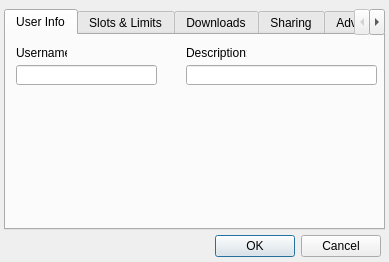
<?xml version="1.0" encoding="UTF-8"?>
<ui version="4.0">
 <class>SettingsWindow</class>
 <widget class="QDialog" name="SettingsWindow">
  <property name="geometry">
   <rect>
    <x>0</x>
    <y>0</y>
    <width>389</width>
    <height>262</height>
   </rect>
  </property>
  <property name="sizePolicy">
   <sizepolicy hsizetype="Fixed" vsizetype="Fixed">
    <horstretch>0</horstretch>
    <verstretch>0</verstretch>
   </sizepolicy>
  </property>
  <property name="windowTitle">
   <string>Settings</string>
  </property>
  <property name="windowIcon">
   <iconset resource="../resource.qrc">
    <normaloff>:/icons/res/main_icon.ico</normaloff>:/icons/res/main_icon.ico</iconset>
  </property>
  <property name="modal">
   <bool>true</bool>
  </property>
  <widget class="QTabWidget" name="tabWidget">
   <property name="geometry">
    <rect>
     <x>4</x>
     <y>9</y>
     <width>381</width>
     <height>221</height>
    </rect>
   </property>
   <property name="currentIndex">
    <number>0</number>
   </property>
   <widget class="QWidget" name="tabUser">
    <attribute name="title">
     <string>User Info</string>
    </attribute>
    <widget class="QLabel" name="label">
     <property name="geometry">
      <rect>
       <x>10</x>
       <y>10</y>
       <width>51</width>
       <height>16</height>
      </rect>
     </property>
     <property name="text">
      <string>Username:</string>
     </property>
    </widget>
    <widget class="QLineEdit" name="usernameEdit">
     <property name="geometry">
      <rect>
       <x>10</x>
       <y>30</y>
       <width>141</width>
       <height>20</height>
      </rect>
     </property>
     <property name="text">
      <string/>
     </property>
    </widget>
    <widget class="QLabel" name="label_2">
     <property name="geometry">
      <rect>
       <x>180</x>
       <y>10</y>
       <width>61</width>
       <height>16</height>
      </rect>
     </property>
     <property name="text">
      <string>Description:</string>
     </property>
    </widget>
    <widget class="QLineEdit" name="descriptionEdit">
     <property name="geometry">
      <rect>
       <x>180</x>
       <y>30</y>
       <width>191</width>
       <height>20</height>
      </rect>
     </property>
     <property name="text">
      <string/>
     </property>
    </widget>
   </widget>
   <widget class="QWidget" name="tabSlotLimit">
    <attribute name="title">
     <string>Slots &amp;&amp; Limits</string>
    </attribute>
    <widget class="QGroupBox" name="groupBox">
     <property name="geometry">
      <rect>
       <x>10</x>
       <y>10</y>
       <width>171</width>
       <height>181</height>
      </rect>
     </property>
     <property name="title">
      <string>Slot Limits</string>
     </property>
     <widget class="QLabel" name="label_3">
      <property name="geometry">
       <rect>
        <x>10</x>
        <y>30</y>
        <width>46</width>
        <height>13</height>
       </rect>
      </property>
      <property name="text">
       <string>Upload</string>
      </property>
     </widget>
     <widget class="QLabel" name="label_4">
      <property name="geometry">
       <rect>
        <x>10</x>
        <y>100</y>
        <width>51</width>
        <height>16</height>
       </rect>
      </property>
      <property name="text">
       <string>Download</string>
      </property>
     </widget>
     <widget class="QSlider" name="uploadSlotSlider">
      <property name="geometry">
       <rect>
        <x>10</x>
        <y>50</y>
        <width>151</width>
        <height>16</height>
       </rect>
      </property>
      <property name="minimum">
       <number>1</number>
      </property>
      <property name="maximum">
       <number>20</number>
      </property>
      <property name="orientation">
       <enum>Qt::Horizontal</enum>
      </property>
     </widget>
     <widget class="QSlider" name="downloadSlotSlider">
      <property name="geometry">
       <rect>
        <x>10</x>
        <y>120</y>
        <width>151</width>
        <height>16</height>
       </rect>
      </property>
      <property name="minimum">
       <number>1</number>
      </property>
      <property name="maximum">
       <number>20</number>
      </property>
      <property name="orientation">
       <enum>Qt::Horizontal</enum>
      </property>
     </widget>
     <widget class="QLCDNumber" name="uploadSlotLCD">
      <property name="geometry">
       <rect>
        <x>100</x>
        <y>70</y>
        <width>64</width>
        <height>20</height>
       </rect>
      </property>
      <property name="frameShape">
       <enum>QFrame::Panel</enum>
      </property>
      <property name="frameShadow">
       <enum>QFrame::Sunken</enum>
      </property>
      <property name="smallDecimalPoint">
       <bool>true</bool>
      </property>
      <property name="segmentStyle">
       <enum>QLCDNumber::Flat</enum>
      </property>
     </widget>
     <widget class="QLCDNumber" name="downloadSlotLCD">
      <property name="geometry">
       <rect>
        <x>100</x>
        <y>140</y>
        <width>64</width>
        <height>20</height>
       </rect>
      </property>
      <property name="frameShape">
       <enum>QFrame::Panel</enum>
      </property>
      <property name="frameShadow">
       <enum>QFrame::Sunken</enum>
      </property>
      <property name="smallDecimalPoint">
       <bool>true</bool>
      </property>
      <property name="segmentStyle">
       <enum>QLCDNumber::Flat</enum>
      </property>
     </widget>
    </widget>
    <widget class="QGroupBox" name="groupBox_2">
     <property name="geometry">
      <rect>
       <x>200</x>
       <y>10</y>
       <width>171</width>
       <height>181</height>
      </rect>
     </property>
     <property name="title">
      <string>Speed Limits</string>
     </property>
     <widget class="QLabel" name="label_5">
      <property name="geometry">
       <rect>
        <x>10</x>
        <y>100</y>
        <width>91</width>
        <height>16</height>
       </rect>
      </property>
      <property name="text">
       <string>Download (mbps)</string>
      </property>
     </widget>
     <widget class="QLabel" name="label_6">
      <property name="geometry">
       <rect>
        <x>10</x>
        <y>30</y>
        <width>71</width>
        <height>16</height>
       </rect>
      </property>
      <property name="text">
       <string>Upload (mbps)</string>
      </property>
     </widget>
     <widget class="QSlider" name="uploadSpeedSlider">
      <property name="geometry">
       <rect>
        <x>10</x>
        <y>50</y>
        <width>151</width>
        <height>16</height>
       </rect>
      </property>
      <property name="minimum">
       <number>1</number>
      </property>
      <property name="maximum">
       <number>1000</number>
      </property>
      <property name="singleStep">
       <number>25</number>
      </property>
      <property name="pageStep">
       <number>100</number>
      </property>
      <property name="orientation">
       <enum>Qt::Horizontal</enum>
      </property>
     </widget>
     <widget class="QSlider" name="downloadSpeedSlider">
      <property name="geometry">
       <rect>
        <x>10</x>
        <y>120</y>
        <width>151</width>
        <height>16</height>
       </rect>
      </property>
      <property name="minimum">
       <number>1</number>
      </property>
      <property name="maximum">
       <number>1000</number>
      </property>
      <property name="singleStep">
       <number>25</number>
      </property>
      <property name="pageStep">
       <number>100</number>
      </property>
      <property name="orientation">
       <enum>Qt::Horizontal</enum>
      </property>
     </widget>
     <widget class="QLCDNumber" name="uploadSpeedLCD">
      <property name="geometry">
       <rect>
        <x>100</x>
        <y>70</y>
        <width>64</width>
        <height>20</height>
       </rect>
      </property>
      <property name="font">
       <font>
        <kerning>true</kerning>
       </font>
      </property>
      <property name="frameShape">
       <enum>QFrame::Panel</enum>
      </property>
      <property name="frameShadow">
       <enum>QFrame::Sunken</enum>
      </property>
      <property name="smallDecimalPoint">
       <bool>true</bool>
      </property>
      <property name="segmentStyle">
       <enum>QLCDNumber::Flat</enum>
      </property>
     </widget>
     <widget class="QLCDNumber" name="downloadSpeedLCD">
      <property name="geometry">
       <rect>
        <x>100</x>
        <y>140</y>
        <width>64</width>
        <height>20</height>
       </rect>
      </property>
      <property name="frameShape">
       <enum>QFrame::Panel</enum>
      </property>
      <property name="frameShadow">
       <enum>QFrame::Sunken</enum>
      </property>
      <property name="smallDecimalPoint">
       <bool>true</bool>
      </property>
      <property name="segmentStyle">
       <enum>QLCDNumber::Flat</enum>
      </property>
     </widget>
    </widget>
   </widget>
   <widget class="QWidget" name="tabDownloads">
    <attribute name="title">
     <string>Downloads</string>
    </attribute>
    <widget class="QLabel" name="label_7">
     <property name="geometry">
      <rect>
       <x>10</x>
       <y>20</y>
       <width>141</width>
       <height>16</height>
      </rect>
     </property>
     <property name="text">
      <string>Default Download Directory:</string>
     </property>
    </widget>
    <widget class="QLineEdit" name="defaultDownloadPathEdit">
     <property name="geometry">
      <rect>
       <x>10</x>
       <y>40</y>
       <width>331</width>
       <height>20</height>
      </rect>
     </property>
    </widget>
    <widget class="QPushButton" name="defaultDownloadBrowseBtn">
     <property name="geometry">
      <rect>
       <x>340</x>
       <y>40</y>
       <width>31</width>
       <height>23</height>
      </rect>
     </property>
     <property name="text">
      <string>...</string>
     </property>
    </widget>
    <widget class="QGroupBox" name="groupBox_5">
     <property name="geometry">
      <rect>
       <x>200</x>
       <y>80</y>
       <width>171</width>
       <height>111</height>
      </rect>
     </property>
     <property name="title">
      <string>AntiVirus Integration</string>
     </property>
     <widget class="QCheckBox" name="enableAVIntCheck">
      <property name="geometry">
       <rect>
        <x>10</x>
        <y>20</y>
        <width>151</width>
        <height>18</height>
       </rect>
      </property>
      <property name="text">
       <string>Enable AV Integration</string>
      </property>
     </widget>
     <widget class="QFrame" name="avIntGroupFrame">
      <property name="geometry">
       <rect>
        <x>10</x>
        <y>40</y>
        <width>151</width>
        <height>61</height>
       </rect>
      </property>
      <property name="frameShape">
       <enum>QFrame::NoFrame</enum>
      </property>
      <property name="frameShadow">
       <enum>QFrame::Plain</enum>
      </property>
      <widget class="QLabel" name="label_9">
       <property name="geometry">
        <rect>
         <x>0</x>
         <y>0</y>
         <width>151</width>
         <height>16</height>
        </rect>
       </property>
       <property name="text">
        <string>AV Scanner Executable:</string>
       </property>
      </widget>
      <widget class="QLabel" name="avExeNameLabel">
       <property name="geometry">
        <rect>
         <x>10</x>
         <y>20</y>
         <width>101</width>
         <height>10</height>
        </rect>
       </property>
       <property name="font">
        <font>
         <italic>true</italic>
        </font>
       </property>
       <property name="text">
        <string>none</string>
       </property>
      </widget>
      <widget class="QPushButton" name="avFindButton">
       <property name="geometry">
        <rect>
         <x>0</x>
         <y>40</y>
         <width>151</width>
         <height>21</height>
        </rect>
       </property>
       <property name="text">
        <string>Find</string>
       </property>
      </widget>
     </widget>
    </widget>
    <widget class="QGroupBox" name="groupBox_6">
     <property name="geometry">
      <rect>
       <x>10</x>
       <y>80</y>
       <width>181</width>
       <height>111</height>
      </rect>
     </property>
     <property name="title">
      <string>Download Options</string>
     </property>
     <widget class="QCheckBox" name="preAllocateFilesCheck">
      <property name="geometry">
       <rect>
        <x>10</x>
        <y>20</y>
        <width>161</width>
        <height>18</height>
       </rect>
      </property>
      <property name="text">
       <string>Pre-allocate all downloads</string>
      </property>
     </widget>
     <widget class="QCheckBox" name="appendUserCheck">
      <property name="geometry">
       <rect>
        <x>10</x>
        <y>40</y>
        <width>161</width>
        <height>41</height>
       </rect>
      </property>
      <property name="text">
       <string>Append sending user's name
to download file path</string>
      </property>
     </widget>
    </widget>
   </widget>
   <widget class="QWidget" name="tabShares">
    <attribute name="title">
     <string>Sharing</string>
    </attribute>
   </widget>
   <widget class="QWidget" name="tabAdvanced">
    <attribute name="title">
     <string>Advanced</string>
    </attribute>
    <widget class="QGroupBox" name="groupBox_3">
     <property name="geometry">
      <rect>
       <x>10</x>
       <y>110</y>
       <width>211</width>
       <height>80</height>
      </rect>
     </property>
     <property name="title">
      <string>Admin Options</string>
     </property>
     <widget class="QCheckBox" name="announceAdminCheck">
      <property name="geometry">
       <rect>
        <x>10</x>
        <y>20</y>
        <width>241</width>
        <height>18</height>
       </rect>
      </property>
      <property name="text">
       <string>Announce client as an administrator</string>
      </property>
     </widget>
     <widget class="QLabel" name="label_8">
      <property name="geometry">
       <rect>
        <x>10</x>
        <y>50</y>
        <width>31</width>
        <height>16</height>
       </rect>
      </property>
      <property name="text">
       <string>Key:</string>
      </property>
     </widget>
     <widget class="QLineEdit" name="announceKeyEdit">
      <property name="geometry">
       <rect>
        <x>40</x>
        <y>50</y>
        <width>151</width>
        <height>20</height>
       </rect>
      </property>
      <property name="frame">
       <bool>true</bool>
      </property>
      <property name="readOnly">
       <bool>false</bool>
      </property>
     </widget>
     <widget class="QPushButton" name="announceKeyHelpLink">
      <property name="geometry">
       <rect>
        <x>190</x>
        <y>50</y>
        <width>16</width>
        <height>23</height>
       </rect>
      </property>
      <property name="text">
       <string>?</string>
      </property>
     </widget>
    </widget>
    <widget class="QGroupBox" name="groupBox_4">
     <property name="geometry">
      <rect>
       <x>10</x>
       <y>10</y>
       <width>361</width>
       <height>91</height>
      </rect>
     </property>
     <property name="title">
      <string>Advanced Network Settings</string>
     </property>
    </widget>
    <widget class="QGroupBox" name="groupBox_7">
     <property name="geometry">
      <rect>
       <x>230</x>
       <y>110</y>
       <width>141</width>
       <height>80</height>
      </rect>
     </property>
     <property name="title">
      <string>Hash Algorithm</string>
     </property>
     <widget class="QCheckBox" name="overrideHashAlgoCheck">
      <property name="geometry">
       <rect>
        <x>10</x>
        <y>20</y>
        <width>121</width>
        <height>18</height>
       </rect>
      </property>
      <property name="text">
       <string>Override Preferred</string>
      </property>
     </widget>
     <widget class="QComboBox" name="preferrredHashAlgorithm">
      <property name="geometry">
       <rect>
        <x>13</x>
        <y>50</y>
        <width>121</width>
        <height>22</height>
       </rect>
      </property>
     </widget>
    </widget>
   </widget>
  </widget>
  <widget class="QDialogButtonBox" name="buttonBox">
   <property name="geometry">
    <rect>
     <x>40</x>
     <y>230</y>
     <width>341</width>
     <height>32</height>
    </rect>
   </property>
   <property name="orientation">
    <enum>Qt::Horizontal</enum>
   </property>
   <property name="standardButtons">
    <set>QDialogButtonBox::Cancel|QDialogButtonBox::Ok</set>
   </property>
  </widget>
 </widget>
 <resources>
  <include location="../resource.qrc"/>
 </resources>
 <connections>
  <connection>
   <sender>buttonBox</sender>
   <signal>accepted()</signal>
   <receiver>SettingsWindow</receiver>
   <slot>accept()</slot>
   <hints>
    <hint type="sourcelabel">
     <x>248</x>
     <y>254</y>
    </hint>
    <hint type="destinationlabel">
     <x>157</x>
     <y>274</y>
    </hint>
   </hints>
  </connection>
  <connection>
   <sender>buttonBox</sender>
   <signal>rejected()</signal>
   <receiver>SettingsWindow</receiver>
   <slot>reject()</slot>
   <hints>
    <hint type="sourcelabel">
     <x>316</x>
     <y>260</y>
    </hint>
    <hint type="destinationlabel">
     <x>286</x>
     <y>274</y>
    </hint>
   </hints>
  </connection>
 </connections>
</ui>
